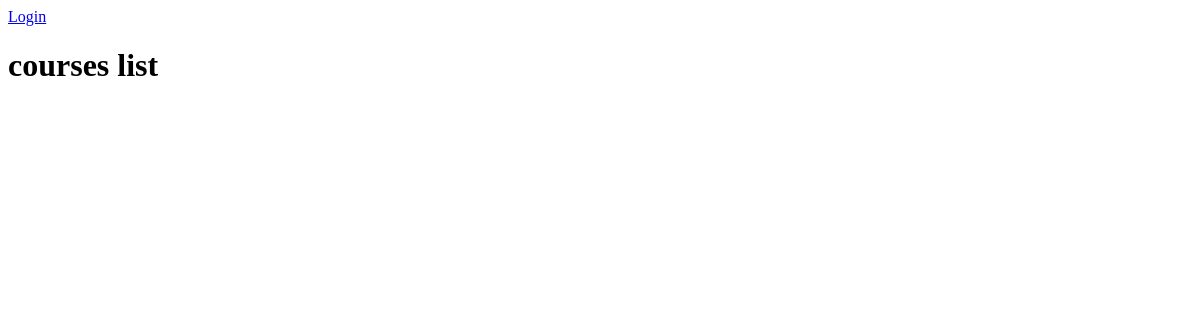
The app's page /, older data.
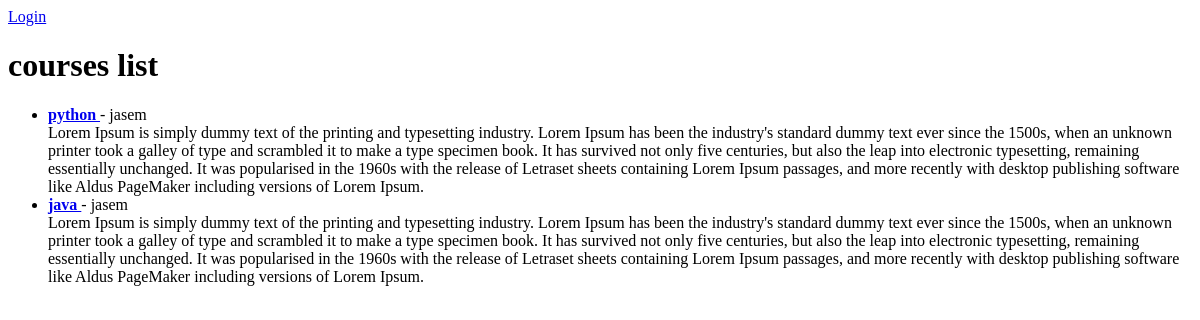
The same page, newer data.
### courses/models.py (models this page shows, shortened)
class Course (models.Model):
    title = models.CharField(max_length=200)
    description = models.TextField()
    instructor = models.ForeignKey (User, on_delete=models.CASCADE, limit_choices_to={'role':'instructor'})
    start_time = models.DateTimeField()
    end_time = models.DateTimeField()
    capacity = models.PositiveIntegerField()

class User (AbstractUser):
    ROLE_CHOISES = (
        ('student','Student'),
        ('instructor', 'Instructor'),
        ('admin', 'Admin'),
    )
    role = models.CharField(max_length=20,choices=ROLE_CHOISES)

### courses/views.py (the view)
# urls.py: path('', views.course_list, name='home'),
def course_list (request):
    courses = Course.objects.all()
    return render(request,'home.html', {'courses': courses})

### courses/Templates/home.html (shortened to what this page needs)
<!DOCTYPE html>
<html >
<head>
</head>
<body>
    {% if request.user.is_authenticated %}
        <p>Hello , {{ request.user.username }}! </p>
        <a href='{% url "logout" %}'> Logout</a>
    {% else %}
        <a href='{% url "login" %}'> Login</a>
    {% endif%}
    <h1><b>courses list</b></h1>
    <ul>
        {% for course in courses %}
            <li><b>  <a href= '{% url "course_detail" course.id %}'>{{course.title}} </a></b> - {{course.instructor}}<br>
                {{course.description}}
            </li>
        {% endfor %}
    </ul>
</body>
</html>

Row changes from the older to the newer data that the page shows:
added Course: title "python", instructor "jasem", description "Lorem Ipsum is simply dummy text of the printing and typesetting industry. Lorem Ipsum has been the industry's standard dummy text ever since the 1500s, when an unknown printer took a galley of type and scrambled it to make a type specimen book. It has survived not only five centuries, but also the leap into electronic typesetting, remaining essentially unchanged. It was popularised in the 1960s with the release of Letraset sheets containing Lorem Ipsum passages, and more recently with desktop publishing software like Aldus PageMaker including versions of Lorem Ipsum."
added Course: title "java", instructor "jasem", description "Lorem Ipsum is simply dummy text of the printing and typesetting industry. Lorem Ipsum has been the industry's standard dummy text ever since the 1500s, when an unknown printer took a galley of type and scrambled it to make a type specimen book. It has survived not only five centuries, but also the leap into electronic typesetting, remaining essentially unchanged. It was popularised in the 1960s with the release of Letraset sheets containing Lorem Ipsum passages, and more recently with desktop publishing software like Aldus PageMaker including versions of Lorem Ipsum."
